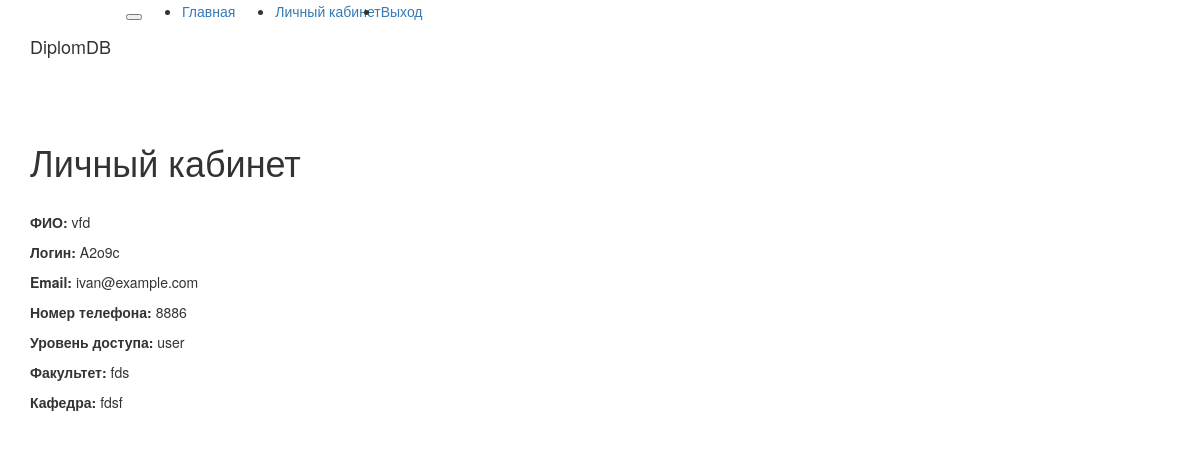
The app's page /PersonalArea/A2o9c (signed in) with its own data.
### app/models.py (models this page shows, shortened)
class User(UserMixin, db.Model):
    id = db.Column(db.Integer, primary_key=True)
    username = db.Column(db.String(64), index=True, unique=True)
    FullName = db.Column(db.String, index=True, unique=True)
    email = db.Column(db.String(120), index=True, unique=True)
    password_hash = db.Column(db.String(128))
    Faculty = db.Column(db.Integer)
    Department = db.Column(db.Integer)
    Phone = db.Column(db.String(12))
    access = db.Column(db.String)
    forms = db.relationship('Form_all', cascade='save-update, all, delete', backref='author', lazy='dynamic')

### app/routes.py (the view)
@app.route('/PersonalArea/<username>')
@login_required
def PersonalArea(username):
    user = User.query.filter_by(username=username).first_or_404()
    FacultyN = user.Faculty
    DepartmentN = user.Department
    return render_template('PersonalArea.html', user=user, FacultyN=FacultyN, DepartmentN=DepartmentN, title='PersonalArea')

### app/models.py (called while the page is built)
@login.user_loader
def load_user(id):
    return User.query.get(int(id))

### app/templates/PersonalArea.html (shortened to what this page needs)
{% extends "base.html" %}
{% block app_content %}
    <h1>Личный кабинет</h1>
    <br>
    <p><b>ФИО:</b> {{ user.FullName }}</p>
    <p><b>Логин:</b> {{ user.username }}</p>
    <p><b>Email:</b> {{ user.email }}</p>
    <p><b>Номер телефона:</b> {{ user.Phone }}</p>
    <p><b>Уровень доступа:</b> {{ user.access }}</p>
    <p><b>Факультет:</b> {{ FacultyN }}</p>
    <p><b>Кафедра:</b> {{ DepartmentN }}</p>
{% endblock %}

### app/templates/base.html (shortened to what this page needs)
{% extends 'bootstrap/base.html' %}
{% block navbar %}
    <nav class="navbar navbar-expand-md bg-dark navbar-dark">
      <div class="container">
            <div class="navbar-header">
              <a class="navbar-brand mb-0 h1" href="{{ url_for('index') }}">DiplomDB</a>
              <button class="navbar-toggler collapsed" type="button" data-toggle="collapse" data-target="#navbarSupportedContent" aria-expanded="false">
              </button>
            </div>
            <div class="collapse navbar-collapse" id="navbarSupportedContent">
              <ul class="navbar-nav mr-auto">
                <li class="nav-item"><a class="nav-link" href="{{ url_for('index') }}">Главная</a></li>
              </ul>
              <ul class="navbar-nav">
                {% if current_user.is_anonymous %}
                <li><a class="nav-link" href="{{ url_for('login') }}">Вход</a></li>
                {% else %}
                <li><a class="nav-link" href="{{ url_for('PersonalArea', username=current_user.username) }}">Личный кабинет</a></li>
                <li><a class="nav-link" href="{{ url_for('logout') }}">Выход</a></li>
                {% endif %}
              </ul>
            </div>
      </div>
    </nav>
{% endblock %}
{% block content %}
    <br>
    <div class="container">
        {% block app_content %}{% endblock %}
    </div>
{% endblock %}

### records on screen
User: FullName "vfd", username "A2o9c", email "ivan@example.com", Phone "8886", access "user", Faculty "fds", Department "fdsf"
